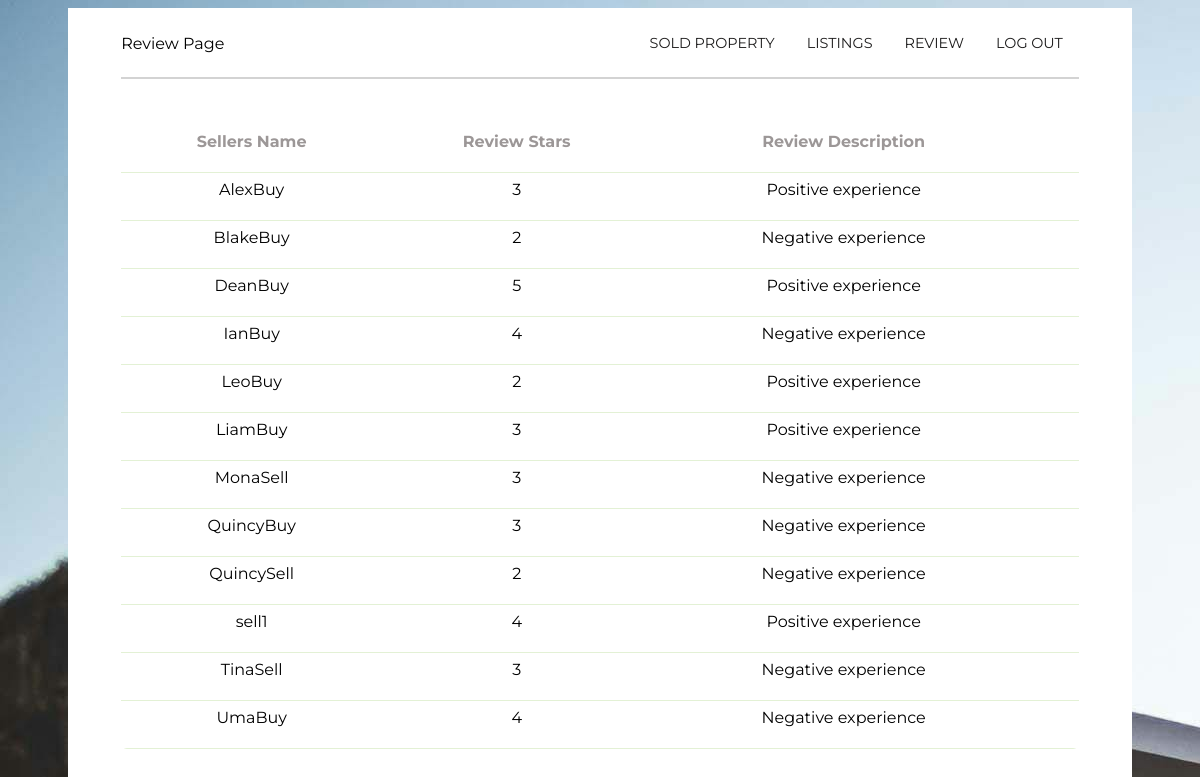
/Boundary/RealEstateAgent/getReview.php (signed in), run on the app's committed database.
### tables this page shows
CREATE TABLE `reviews` (
  `review_id` int(11) NOT NULL,
  `realestate_id` int(11) NOT NULL,
  `user_id` int(11) NOT NULL,
  `review_rating` varchar(6) NOT NULL,
  `review_description` varchar(50) NOT NULL
);

CREATE TABLE `users` (
  `user_id` int(11) NOT NULL,
  `user_fullname` varchar(50) NOT NULL,
  `username` varchar(20) NOT NULL,
  `password` varchar(20) NOT NULL,
  `user_status` varchar(50) NOT NULL DEFAULT 'Active',
  `user_profile` varchar(100) NOT NULL DEFAULT 'System Admin'
);

### config.php (called while the page is built, shortened)
<?php
class DB {
  function __construct() {
      $this->conn = mysqli_connect(HOST, USER, PASS, DB);
  }
}
?>

### Entity/reviewEntity.php (called while the page is built, shortened)
<?php
include_once("../../config.php");
class Review
{
    public function getReview()
    {
        $conn = mysqli_connect(HOST, USER, PASS, DB);
        if ($_SESSION['user_profile'] == "Real Estate Agent") {
        $query = "SELECT username FROM users WHERE user_id = {$_SESSION['user_id']}";
        $result = mysqli_query($conn, $query);
        if ($result && mysqli_num_rows($result) > 0) {
            $row = mysqli_fetch_assoc($result);
            $username = $row['username'];
        } else {
            die("User not found");
        }
        $query = "
            SELECT r.realestate_id,
                   u.user_fullname AS reviewer_name,
                   r.review_rating,
                   r.review_description,
                   agent.user_fullname AS agent_name
            FROM reviews r
            JOIN users u ON r.user_id = u.user_id
            JOIN users agent ON r.realestate_id = agent.user_id
            WHERE agent.user_fullname = '$username'
            ORDER BY u.user_fullname ASC
        ";
        }
        $result = mysqli_query($conn, $query);
        $reviewListing = array();
        while ($row = mysqli_fetch_assoc($result)) {
            $reviewListing[] = $row;
        }
        return $reviewListing;
    }
}

### Controller/RealEstateAgent/getReviewCtl.php (called while the page is built)
<?php
include_once("../../Entity/reviewEntity.php");
class getReviewCtl
{
    public function getReview()
    {
        $vuc = new Review();
        $results = $vuc->getReview();
        return $results;
    }
}

### Boundary/RealEstateAgent/getReview.php (the view, shortened to what this page needs)
<?php
include_once("../../Controller/RealEstateAgent/getReviewCtl.php");
$getReviewCtl = new getReviewCtl();
$getReview = $getReviewCtl->getReview();
?>
<!DOCTYPE html>
<html>
<head>
    <link rel="stylesheet" href="../../css/ua_style.css">
    <link rel="stylesheet" href="https://cdnjs.cloudflare.com/ajax/libs/font-awesome/4.7.0/css/font-awesome.min.css">
</head>
<div class="white-box">
    <section>
        <div class="container1">
            <div class="logo">
                    <p>Review Page </p>
            </div>
            <div class="topnav">
                <a href="../SystemAdmin/index.php" onclick="logout()">LOG OUT</a>
                <a href="../RealEstateAgent/getReview.php">REVIEW</a>
                <a href="../RealEstateAgent/realestateAgent.php">LISTINGS</a>
                <a href="../RealEstateAgent/pastPropertyListing.php">SOLD PROPERTY</a>
            </div>
        </div>
    </section>
    <hr>
    <br>
    <br>
    <table id="profileTable" class="CMtable" style="width:100%">
    <tr>
    <th>Sellers Name</th>
    <th>Review Stars</th>
    <th>Review Description</th>
    </tr>
        <?php foreach ($getReview as $getReview) { ?>
    <tr>
        <td contenteditable="true" id="profileTable" class="CMtable"><?php echo isset($getReview['reviewer_name']) ? $getReview['reviewer_name'] : ''; ?></td>
        <td contenteditable="true" id="profileTable" class="CMtable"><?php echo isset($getReview['review_rating']) ? $getReview['review_rating'] : ''; ?></td>
        <td contenteditable="true" id="profileTable" class="CMtable"><?php echo isset($getReview['review_description']) ? $getReview['review_description'] : ''; ?></td>
        <td>
        <td>
        </td>
    </tr>
<?php } ?>
    </table>
<br>
<br>
<br>
<br>
</div>
</body>
</html>

### css/ua_style.css (style rules this page uses)
.topnav { overflow: hidden; }
.topnav a { float: right; color: #1e1d1d; text-align: center; padding: 14px 16px; text-decoration: none; font-size: 90%; font-family: 'Montserrat', sans-serif; }
.container1 { display: grid; align-items: center; grid-template-columns: 30ch auto; column-gap: 10%; padding-top: 1%; }
.white-box { background-color: white; color: black; padding-left: 5%; padding-right: 5%; padding-bottom: 5%; }
table { border-collapse: separate; }
td, th { padding-left: 1.5%; padding-right: 1.5%; padding-bottom: 1.5%; }
hr { border: 1px solid lightgrey; }
table.CMtable { border-spacing: 1; border-collapse: collapse; background:rgb(255, 255, 255); border-radius:6px; overflow:hidden; width:100%; margin:0 auto; position:relative; }
table.CMtable td,th { padding-left:8px; text-align: center; vertical-align: middle; position: relative; }
table.CMtable th { height:20%; background-color: white; font-size:16px; text-align: center; color:#9c9797; }
table.CMtable tbody tr { height:48px; border-bottom:1px solid #E3F1D5 ; }

### data on the page
reviews: user.user_fullname "AlexBuy", review_rating "3", review_description "Positive experience"
reviews: user.user_fullname "BlakeBuy", review_rating "2", review_description "Negative experience"
reviews: user.user_fullname "DeanBuy", review_rating "5", review_description "Positive experience"
reviews: user.user_fullname "IanBuy", review_rating "4", review_description "Negative experience"
reviews: user.user_fullname "LeoBuy", review_rating "2", review_description "Positive experience"
reviews: user.user_fullname "LiamBuy", review_rating "3", review_description "Positive experience"
reviews: user.user_fullname "MonaSell", review_rating "3", review_description "Negative experience"
reviews: user.user_fullname "QuincyBuy", review_rating "3", review_description "Negative experience"
reviews: user.user_fullname "QuincySell", review_rating "2", review_description "Negative experience"
reviews: user.user_fullname "sell1", review_rating "4", review_description "Positive experience"
reviews: user.user_fullname "TinaSell", review_rating "3", review_description "Negative experience"
reviews: user.user_fullname "UmaBuy", review_rating "4", review_description "Negative experience"
